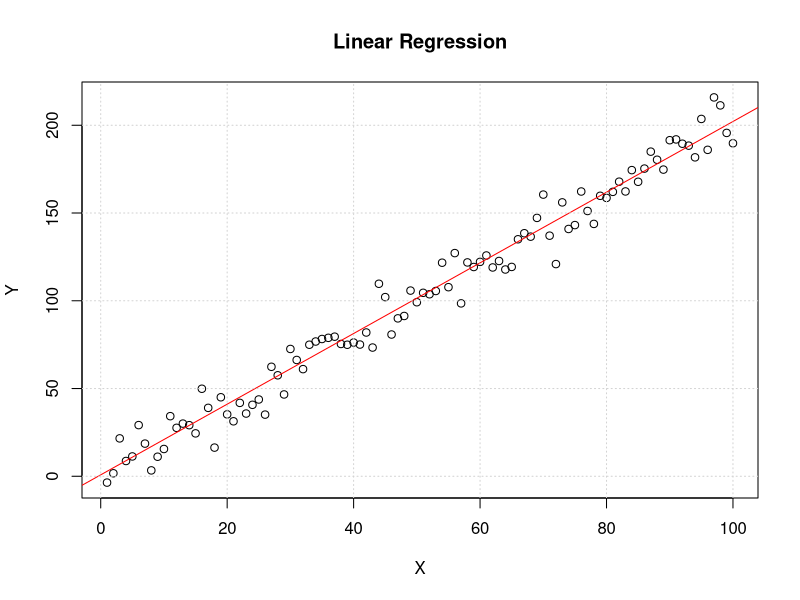
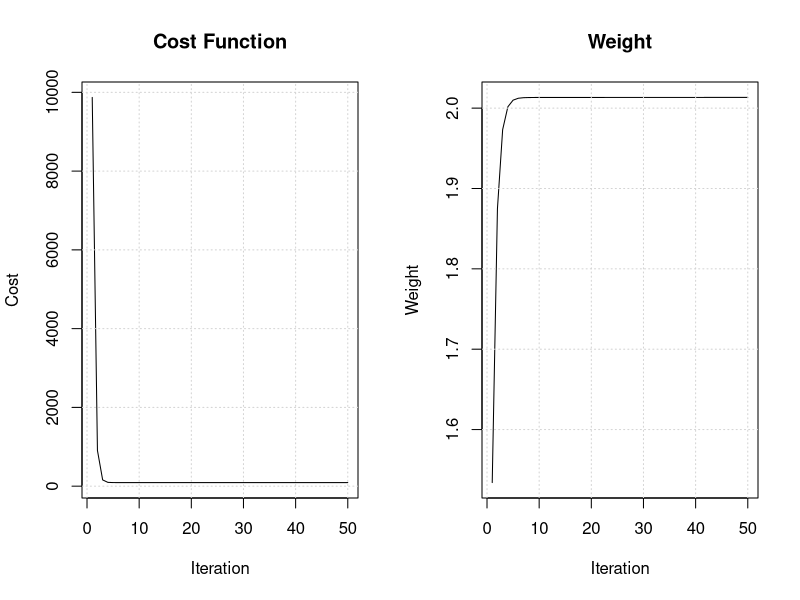

Here is the R script that generated these plots, in order:
## Author: Hemant Thapa
## Programming Language: R
## Building Simple Linear Regression Model
## Date Pushed to GitHub: 23.01.2024
## Email: hemantthapa1998@gmail.com


# 1. Creating Synthetic Data
set.seed(123)
X <- 1:100
Y <- 2 * X + rnorm(100, mean = 0, sd = 10)

# 2. Spliting the Data into Training and Testing Sets
# 80% for training, 20% for testing
split_ratio <- 0.8  
num_samples <- length(X)
num_train <- round(num_samples * split_ratio)
train_indices <- sample(1:num_samples, num_train)
X_train <- X[train_indices]
Y_train <- Y[train_indices]
X_test <- X[-train_indices]
Y_test <- Y[-train_indices]

# 3. Building Linear Regression Model 
linear_regression <- function(X, Y, learning_rate = 0.0001, num_iterations = 50) {
  N <- length(X)
  # Initialising the weight and bias
  w <- runif(1) 
  b <- runif(1)  
  # Store costs over iterations
  costs <- numeric(num_iterations)  
  # Store weights over iterations
  weights <- numeric(num_iterations)  
  # Store biases over iterations
  biases <- numeric(num_iterations) 
  
  for (i in 1:num_iterations) {
    # Predictions
    Y_pred <- w * X + b
    
    # Gradients
    dw <- (2/N) * sum((Y_pred - Y) * X)
    db <- (2/N) * sum(Y_pred - Y)
    
    # Update parameters
    w <- w - learning_rate * dw
    b <- b - learning_rate * db
    
    # Cost, weights, and biases
    costs[i] <- mean((Y_pred - Y)^2)
    weights[i] <- w
    biases[i] <- b
  }
  
  return(list("weight" = w, "bias" = b, "costs" = costs, "weights" = weights, "biases" = biases))
}


# 4. R-squared (R2)
calculate_r_squared <- function(actual, predicted) {
  ss_total <- sum((actual - mean(actual))^2)
  ss_residual <- sum((actual - predicted)^2)
  r_squared <- 1 - (ss_residual / ss_total)
  return(r_squared)
}

# 5. Root Mean Squared Error (RMSE)
calculate_rmse <- function(actual, predicted) {
  rmse <- sqrt(mean((actual - predicted)^2))
  return(rmse)
}

# 6. Mean Squared Error (MSE)
calculate_mse <- function(actual, predicted) {
  mse <- mean((actual - predicted)^2)
  return(mse)
}

# 7. Training the Linear Regression Model
model <- linear_regression(X_train, Y_train)

# 8. Model Parameters
cat("Final Parameters - Weight:", model$weight, "Bias:", model$bias, "\n")

# 9. Evaluating the Model on the Testing Set
Y_pred_test <- model$weight * X_test + model$bias

# 10. R-squared on Testing Set
r_squared_test <- calculate_r_squared(Y_test, Y_pred_test)
cat("R-squared on Testing Set (R2):", r_squared_test, "\n")

# 11. RMSE on Testing Set
rmse_test <- calculate_rmse(Y_test, Y_pred_test)
cat("Root Mean Squared Error on Testing Set (RMSE):", rmse_test, "\n")

# 12. MSE on Testing Set
mse_test <- calculate_mse(Y_test, Y_pred_test)
cat("Mean Squared Error on Testing Set (MSE):", mse_test, "\n")

# 13. Best-fit line, and add metrics to the plot
plot(X, Y, main = "Linear Regression", xlab = "X", ylab = "Y")
abline(a = model$bias, b = model$weight, col = "red")
grid()

# 14. Cost Function over Iterations
par(mfrow = c(1, 2))  # Create a 1x2 plot grid
plot(1:length(model$costs), model$costs, type = "l", xlab = "Iteration", ylab = "Cost", 
     main = "Cost Function")
grid()
# Plot the Changes in Weights and Biases over Iterations
plot(1:length(model$weights), model$weights, type = "l", xlab = "Iteration", ylab = "Weight", 
     main = "Weight")
lines(1:length(model$biases), model$biases, col = "red")
grid()

